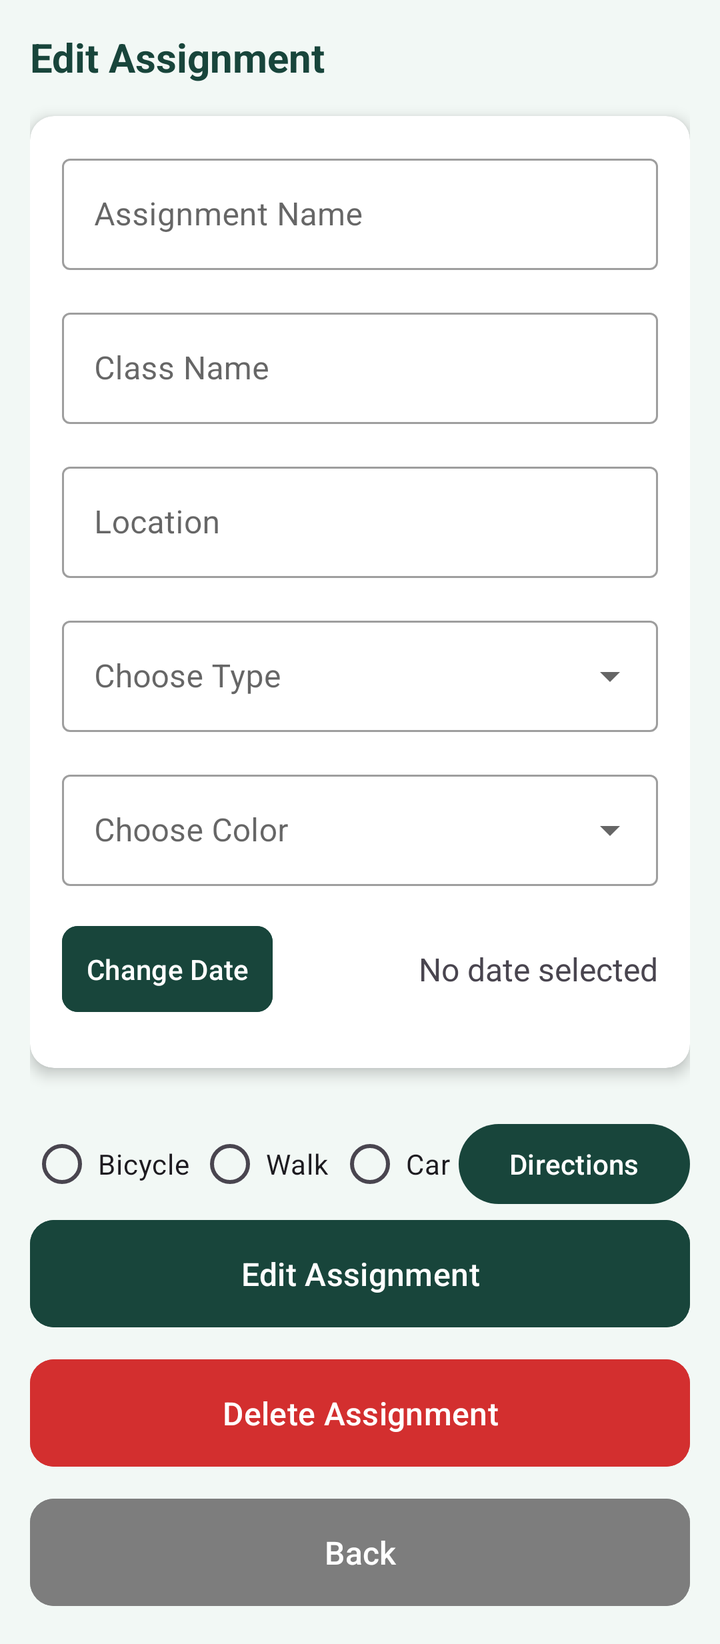
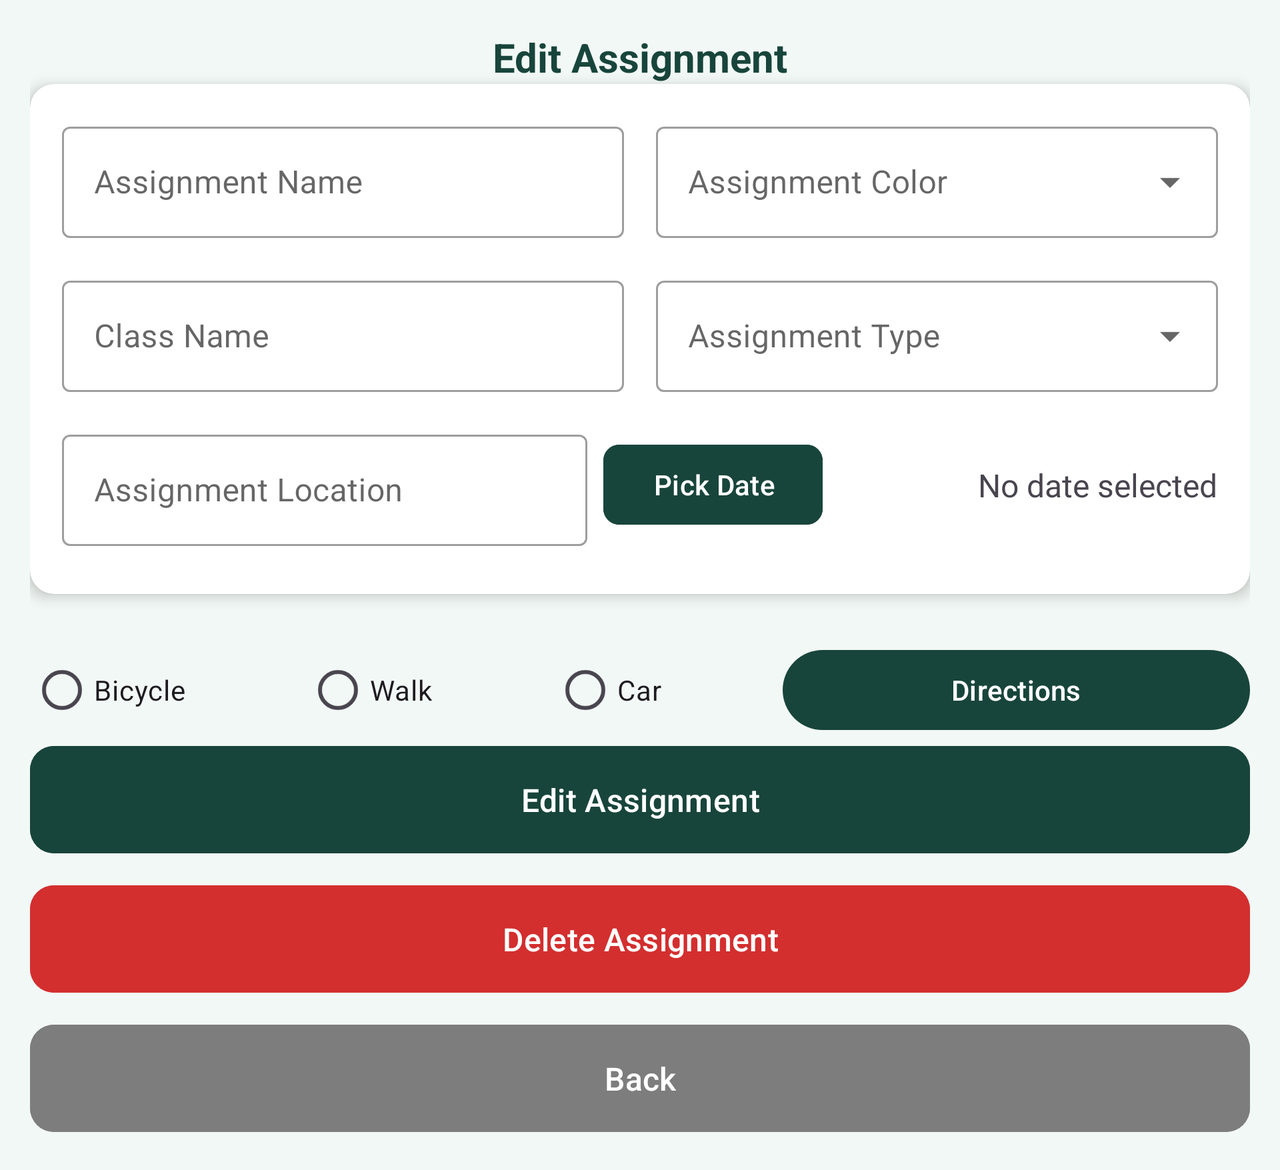

Two renders of one Android screen. The first uses the default layout on a phone; the second uses the alternative layout the repository ships for a different screen configuration, on a matching device. The two XML files are below.
<!-- AndroidManifest.xml: application theme Theme.CSE476Project -->
<!-- res/layout/assignment_detail.xml -->
<?xml version="1.0" encoding="utf-8"?>
<ScrollView xmlns:android="http://schemas.android.com/apk/res/android"
    xmlns:app="http://schemas.android.com/apk/res-auto"
    xmlns:tools="http://schemas.android.com/tools"
    android:id="@+id/fragment_edit_assignment"
    android:layout_width="match_parent"
    android:layout_height="match_parent"
    android:background="@color/light_green_bg"
    android:padding="15dp">

    <LinearLayout
        android:layout_width="match_parent"
        android:layout_height="wrap_content"
        android:orientation="vertical">

        
        <TextView
            android:id="@+id/tvEditTitle"
            android:layout_width="match_parent"
            android:layout_height="wrap_content"
            android:layout_marginBottom="16dp"
            android:text="Edit Assignment"
            android:textColor="@color/dark_green"
            android:textSize="20sp"
            android:textStyle="bold" />

        
        <androidx.cardview.widget.CardView
            android:id="@+id/formCard"
            android:layout_width="match_parent"
            android:layout_height="wrap_content"
            app:cardCornerRadius="12dp"
            app:cardElevation="4dp">

            <LinearLayout
                android:layout_width="match_parent"
                android:layout_height="wrap_content"
                android:orientation="vertical"
                android:padding="16dp">

                <com.google.android.material.textfield.TextInputLayout
                    android:id="@+id/tilAssignmentName"
                    style="@style/Widget.MaterialComponents.TextInputLayout.OutlinedBox"
                    android:layout_width="match_parent"
                    android:layout_height="wrap_content"
                    android:layout_marginBottom="16dp">

                    <com.google.android.material.textfield.TextInputEditText
                        android:id="@+id/etName"
                        android:layout_width="match_parent"
                        android:layout_height="wrap_content"
                        android:hint="Assignment Name"
                        android:inputType="text"
                        android:maxLines="1" />
                </com.google.android.material.textfield.TextInputLayout>

                <com.google.android.material.textfield.TextInputLayout
                    android:id="@+id/tilAssignmentClass"
                    style="@style/Widget.MaterialComponents.TextInputLayout.OutlinedBox"
                    android:layout_width="match_parent"
                    android:layout_height="wrap_content"
                    android:layout_marginBottom="16dp">

                    <com.google.android.material.textfield.TextInputEditText
                        android:id="@+id/etClass"
                        android:layout_width="match_parent"
                        android:layout_height="wrap_content"
                        android:hint="Class Name"
                        android:inputType="text"
                        android:maxLines="1" />
                </com.google.android.material.textfield.TextInputLayout>

                <com.google.android.material.textfield.TextInputLayout
                    android:id="@+id/tilAssignmentLoc"
                    style="@style/Widget.MaterialComponents.TextInputLayout.OutlinedBox"
                    android:layout_width="match_parent"
                    android:layout_height="wrap_content"
                    android:layout_marginBottom="16dp">

                    <com.google.android.material.textfield.TextInputEditText
                        android:id="@+id/etLocation"
                        android:layout_width="match_parent"
                        android:layout_height="wrap_content"
                        android:hint="Location"
                        android:inputType="textPostalAddress"
                        android:maxLines="1" />
                </com.google.android.material.textfield.TextInputLayout>

                <com.google.android.material.textfield.TextInputLayout
                    android:id="@+id/tilAssignmentType"
                    style="@style/Widget.MaterialComponents.TextInputLayout.OutlinedBox.ExposedDropdownMenu"
                    android:layout_width="match_parent"
                    android:layout_height="wrap_content"
                    android:layout_marginBottom="16dp">

                    <AutoCompleteTextView
                        android:id="@+id/etType"
                        android:layout_width="match_parent"
                        android:layout_height="wrap_content"
                        android:contentDescription="Assignment type selector"
                        android:hint="Choose Type"
                        android:inputType="none" />
                </com.google.android.material.textfield.TextInputLayout>

                <com.google.android.material.textfield.TextInputLayout
                    android:id="@+id/tilAssignmentColor"
                    style="@style/Widget.MaterialComponents.TextInputLayout.OutlinedBox.ExposedDropdownMenu"
                    android:layout_width="match_parent"
                    android:layout_height="wrap_content"
                    android:layout_marginBottom="16dp">

                    <AutoCompleteTextView
                        android:id="@+id/spinnerAssignmentColor"
                        android:layout_width="match_parent"
                        android:layout_height="wrap_content"
                        android:contentDescription="Assignment color selector"
                        android:hint="Choose Color"
                        android:inputType="none" />
                </com.google.android.material.textfield.TextInputLayout>

                <EditText
                    android:id="@+id/etYear"
                    android:layout_width="0dp"
                    android:layout_height="0dp"
                    android:visibility="gone" />

                <EditText
                    android:id="@+id/etMonth"
                    android:layout_width="0dp"
                    android:layout_height="0dp"
                    android:visibility="gone" />

                <EditText
                    android:id="@+id/etDay"
                    android:layout_width="0dp"
                    android:layout_height="0dp"
                    android:visibility="gone" />

                <LinearLayout
                    android:layout_width="match_parent"
                    android:layout_height="wrap_content"
                    android:layout_marginBottom="8dp"
                    android:gravity="center_vertical"
                    android:orientation="horizontal">

                    <com.google.android.material.button.MaterialButton
                        android:id="@+id/btnPickDate"
                        android:layout_width="wrap_content"
                        android:layout_height="wrap_content"
                        android:backgroundTint="@color/dark_green"
                        android:padding="12dp"
                        android:text="Change Date"
                        android:textColor="@android:color/white"
                        app:cornerRadius="8dp" />

                    <TextView
                        android:id="@+id/tvSelectedDate"
                        android:layout_width="0dp"
                        android:layout_height="wrap_content"
                        android:layout_marginStart="16dp"
                        android:layout_weight="1"
                        android:text="No date selected"
                        android:textAlignment="textEnd"
                        android:textSize="16sp" />
                </LinearLayout>
            </LinearLayout>
        </androidx.cardview.widget.CardView>

        
        <LinearLayout
            android:layout_width="match_parent"
            android:layout_height="wrap_content"
            android:layout_marginTop="24dp"
            android:orientation="vertical">

            <RadioGroup
                android:id="@+id/radioGroup"
                android:layout_width="match_parent"
                android:layout_height="wrap_content"
                android:gravity="center"
                android:orientation="horizontal">

                <RadioButton
                    android:id="@+id/radioButtonBicycle"
                    android:layout_width="wrap_content"
                    android:layout_height="wrap_content"
                    android:layout_weight="1"
                    android:paddingLeft="2dp"
                    android:paddingRight="2dp"
                    android:text="@string/bike" />

                <RadioButton
                    android:id="@+id/radioButtonWalk"
                    android:layout_width="wrap_content"
                    android:layout_height="wrap_content"
                    android:layout_weight="1"
                    android:paddingLeft="2dp"
                    android:paddingRight="2dp"
                    android:text="@string/walk" />

                <RadioButton
                    android:id="@+id/radioButtonCar"
                    android:layout_width="wrap_content"
                    android:layout_height="wrap_content"
                    android:paddingLeft="2dp"
                    android:paddingRight="4dp"
                    android:text="@string/car" />

                <Button
                    android:id="@+id/btnDirection"
                    android:layout_width="wrap_content"
                    android:layout_height="wrap_content"
                    android:layout_weight="1"
                    android:onClick="onShowDirections"
                    android:text="@string/directionButton" />
            </RadioGroup>

            <com.google.android.material.button.MaterialButton
                android:id="@+id/btnEdit"
                android:layout_width="match_parent"
                android:layout_height="wrap_content"
                android:layout_marginBottom="8dp"
                android:backgroundTint="@color/dark_green"
                android:padding="16dp"
                android:text="Edit Assignment"
                android:textColor="@android:color/white"
                android:textSize="16sp"
                app:cornerRadius="12dp" />

            <com.google.android.material.button.MaterialButton
                android:id="@+id/btnSave"
                android:layout_width="match_parent"
                android:layout_height="wrap_content"
                android:layout_marginBottom="8dp"
                android:backgroundTint="@color/dark_green"
                android:padding="16dp"
                android:text="Save Changes"
                android:textColor="@android:color/white"
                android:textSize="16sp"
                android:visibility="gone"
                app:cornerRadius="12dp" />

            <com.google.android.material.button.MaterialButton
                android:id="@+id/btnDelete"
                android:layout_width="match_parent"
                android:layout_height="wrap_content"
                android:layout_marginBottom="8dp"
                android:backgroundTint="#D32F2F"
                android:padding="16dp"
                android:text="Delete Assignment"
                android:textColor="@android:color/white"
                android:textSize="16sp"
                app:cornerRadius="12dp" />

            <com.google.android.material.button.MaterialButton
                android:id="@+id/btnBack"
                android:layout_width="match_parent"
                android:layout_height="wrap_content"
                android:backgroundTint="#7D7D7D"
                android:padding="16dp"
                android:text="Back"
                android:textColor="@android:color/white"
                android:textSize="16sp"
                app:cornerRadius="12dp" />
        </LinearLayout>
    </LinearLayout>
</ScrollView>
<!-- resources referenced by this layout -->
<resources>
  <color name="dark_green">#18453B</color>
  <color name="light_green_bg">#F2F8F5</color>
  <string name="bike">Bicycle</string>
  <string name="car">Car</string>
  <string name="directionButton">Directions</string>
  <string name="walk">Walk</string>
  <style name="Theme.CSE476Project" parent="Base.Theme.CSE476Project" />
  <style name="Base.Theme.CSE476Project" parent="Theme.Material3.DayNight.NoActionBar">
          
          
          <item name="colorPrimary">@color/green</item>
          <item name="colorPrimaryVariant">@color/green</item>
          <item name="colorOnPrimary">@color/white</item>
  
          <item name="colorSecondary">@color/accent_green</item>
          <item name="colorSecondaryVariant">@color/accent_green</item>
          <item name="colorOnSecondary">@color/black</item>
  
          <item name="android:colorBackground">@color/light_green_bg</item>
          <item name="colorSurface">@color/white</item>
          <item name="colorOnSurface">@color/black</item>
  
          <item name="colorControlHighlight">@color/accent_green</item>
  
          <item name="buttonStyle">@style/Widget.MaterialComponents.Button</item>
      </style>
  <color name="green">#18453B</color>
  <color name="white">#FFFFFFFF</color>
  <color name="accent_green">#A8BDA3</color>
  <color name="black">#FF000000</color>
</resources>
<!-- res/layout-land/assignment_detail.xml (the repository's variant of the layout above) -->
<!-- drawn on the phone turned sideways -->
<?xml version="1.0" encoding="utf-8"?>
<androidx.core.widget.NestedScrollView xmlns:android="http://schemas.android.com/apk/res/android"
    xmlns:app="http://schemas.android.com/apk/res-auto"
    android:layout_width="match_parent"
    android:layout_height="match_parent"
    android:background="@color/light_green_bg"
    android:fillViewport="true"
    android:padding="15dp">

    <androidx.constraintlayout.widget.ConstraintLayout
        android:layout_width="match_parent"
        android:layout_height="wrap_content">

        
        <TextView
            android:id="@+id/tvEditTitle"
            android:layout_width="wrap_content"
            android:layout_height="wrap_content"
            android:layout_marginBottom="16dp"
            android:text="Edit Assignment"
            android:textColor="@color/dark_green"
            android:textSize="20sp"
            android:textStyle="bold"
            app:layout_constraintEnd_toEndOf="parent"
            app:layout_constraintStart_toStartOf="parent"
            app:layout_constraintTop_toTopOf="parent" />

        
        <androidx.cardview.widget.CardView
            android:id="@+id/formCard"
            android:layout_width="0dp"
            android:layout_height="wrap_content"
            app:cardCornerRadius="12dp"
            app:cardElevation="4dp"
            app:layout_constraintEnd_toEndOf="parent"
            app:layout_constraintStart_toStartOf="parent"
            app:layout_constraintTop_toBottomOf="@id/tvEditTitle">

            <LinearLayout
                android:layout_width="match_parent"
                android:layout_height="wrap_content"
                android:gravity="center_horizontal"
                android:orientation="vertical"
                android:padding="16dp">

                
                <LinearLayout
                    android:layout_width="match_parent"
                    android:layout_height="wrap_content"
                    android:layout_marginBottom="16dp"
                    android:orientation="horizontal">

                    <com.google.android.material.textfield.TextInputLayout
                        style="@style/Widget.MaterialComponents.TextInputLayout.OutlinedBox"
                        android:layout_width="0dp"
                        android:layout_height="wrap_content"
                        android:layout_marginEnd="8dp"
                        android:layout_weight="1"
                        android:hint="Assignment Name">

                        <com.google.android.material.textfield.TextInputEditText
                            android:id="@+id/etName"
                            android:layout_width="match_parent"
                            android:layout_height="wrap_content"
                            android:inputType="text" />
                    </com.google.android.material.textfield.TextInputLayout>

                    <com.google.android.material.textfield.TextInputLayout
                        style="@style/Widget.MaterialComponents.TextInputLayout.OutlinedBox.ExposedDropdownMenu"
                        android:layout_width="0dp"
                        android:layout_height="wrap_content"
                        android:layout_marginStart="8dp"
                        android:layout_weight="1"
                        android:hint="Assignment Color">

                        <AutoCompleteTextView
                            android:id="@+id/spinnerAssignmentColor"
                            android:layout_width="match_parent"
                            android:layout_height="wrap_content"
                            android:inputType="none" />
                    </com.google.android.material.textfield.TextInputLayout>
                </LinearLayout>

                
                <LinearLayout
                    android:layout_width="match_parent"
                    android:layout_height="wrap_content"
                    android:layout_marginBottom="16dp"
                    android:orientation="horizontal">

                    <com.google.android.material.textfield.TextInputLayout
                        style="@style/Widget.MaterialComponents.TextInputLayout.OutlinedBox"
                        android:layout_width="0dp"
                        android:layout_height="wrap_content"
                        android:layout_marginEnd="8dp"
                        android:layout_weight="1"
                        android:hint="Class Name">

                        <com.google.android.material.textfield.TextInputEditText
                            android:id="@+id/etClass"
                            android:layout_width="match_parent"
                            android:layout_height="wrap_content"
                            android:inputType="text" />
                    </com.google.android.material.textfield.TextInputLayout>

                    <com.google.android.material.textfield.TextInputLayout
                        style="@style/Widget.MaterialComponents.TextInputLayout.OutlinedBox.ExposedDropdownMenu"
                        android:layout_width="0dp"
                        android:layout_height="wrap_content"
                        android:layout_marginStart="8dp"
                        android:layout_weight="1"
                        android:hint="Assignment Type">

                        <AutoCompleteTextView
                            android:id="@+id/etType"
                            android:layout_width="match_parent"
                            android:layout_height="wrap_content"
                            android:inputType="none" />
                    </com.google.android.material.textfield.TextInputLayout>
                </LinearLayout>

                
                <LinearLayout
                    android:layout_width="match_parent"
                    android:layout_height="wrap_content"
                    android:layout_marginBottom="8dp"
                    android:gravity="center_vertical"
                    android:orientation="horizontal">

                    <com.google.android.material.textfield.TextInputLayout
                        style="@style/Widget.MaterialComponents.TextInputLayout.OutlinedBox"
                        android:layout_width="0dp"
                        android:layout_height="wrap_content"
                        android:layout_marginEnd="8dp"
                        android:layout_weight="1.4"
                        android:hint="Assignment Location">

                        <com.google.android.material.textfield.TextInputEditText
                            android:id="@+id/etLocation"
                            android:layout_width="match_parent"
                            android:layout_height="wrap_content"
                            android:inputType="textPostalAddress"
                            android:maxLines="1" />
                    </com.google.android.material.textfield.TextInputLayout>

                    <com.google.android.material.button.MaterialButton
                        android:id="@+id/btnPickDate"
                        android:layout_width="wrap_content"
                        android:layout_height="wrap_content"
                        android:backgroundTint="@color/dark_green"
                        android:paddingLeft="25dp"
                        android:text="Pick Date"
                        android:textColor="@android:color/white"
                        app:cornerRadius="8dp" />

                    <TextView
                        android:id="@+id/tvSelectedDate"
                        android:layout_width="0dp"
                        android:layout_height="wrap_content"
                        android:layout_marginStart="10dp"
                        android:layout_weight="1"
                        android:text="No date selected"
                        android:textAlignment="textEnd"
                        android:textSize="16sp" />
                </LinearLayout>
            </LinearLayout>

        </androidx.cardview.widget.CardView>

        
        <EditText
            android:id="@+id/etYear"
            android:layout_width="0dp"
            android:layout_height="0dp"
            android:visibility="gone" />

        <EditText
            android:id="@+id/etMonth"
            android:layout_width="0dp"
            android:layout_height="0dp"
            android:visibility="gone" />

        <EditText
            android:id="@+id/etDay"
            android:layout_width="0dp"
            android:layout_height="0dp"
            android:visibility="gone" />

        
        <LinearLayout
            android:layout_width="match_parent"
            android:layout_height="wrap_content"
            android:layout_marginTop="24dp"
            android:orientation="vertical"
            app:layout_constraintEnd_toEndOf="parent"
            app:layout_constraintStart_toStartOf="parent"
            app:layout_constraintTop_toBottomOf="@id/formCard">

            <RadioGroup
                android:id="@+id/radioGroup"
                android:layout_width="match_parent"
                android:layout_height="wrap_content"
                android:gravity="center"
                android:orientation="horizontal">

                <RadioButton
                    android:id="@+id/radioButtonBicycle"
                    android:layout_width="wrap_content"
                    android:layout_height="wrap_content"
                    android:layout_weight="1"
                    android:text="@string/bike" />

                <RadioButton
                    android:id="@+id/radioButtonWalk"
                    android:layout_width="wrap_content"
                    android:layout_height="wrap_content"
                    android:layout_weight="1"
                    android:text="@string/walk" />

                <RadioButton
                    android:id="@+id/radioButtonCar"
                    android:layout_width="wrap_content"
                    android:layout_height="wrap_content"
                    android:layout_weight="1"
                    android:text="@string/car" />

                <Button
                    android:id="@+id/btnDirection"
                    android:layout_width="wrap_content"
                    android:layout_height="wrap_content"
                    android:layout_weight="2"
                    android:onClick="onShowDirections"
                    android:text="Directions" />
            </RadioGroup>

            <com.google.android.material.button.MaterialButton
                android:id="@+id/btnEdit"
                android:layout_width="match_parent"
                android:layout_height="wrap_content"
                android:layout_marginBottom="8dp"
                android:backgroundTint="@color/dark_green"
                android:padding="16dp"
                android:text="Edit Assignment"
                android:textColor="@android:color/white"
                android:textSize="16sp"
                app:cornerRadius="12dp" />

            <com.google.android.material.button.MaterialButton
                android:id="@+id/btnSave"
                android:layout_width="match_parent"
                android:layout_height="wrap_content"
                android:layout_marginBottom="8dp"
                android:backgroundTint="@color/dark_green"
                android:padding="16dp"
                android:text="Save Changes"
                android:textColor="@android:color/white"
                android:textSize="16sp"
                android:visibility="gone"
                app:cornerRadius="12dp" />

            <com.google.android.material.button.MaterialButton
                android:id="@+id/btnDelete"
                android:layout_width="match_parent"
                android:layout_height="wrap_content"
                android:layout_marginBottom="8dp"
                android:backgroundTint="#D32F2F"
                android:padding="16dp"
                android:text="Delete Assignment"
                android:textColor="@android:color/white"
                android:textSize="16sp"
                app:cornerRadius="12dp" />

            <com.google.android.material.button.MaterialButton
                android:id="@+id/btnBack"
                android:layout_width="match_parent"
                android:layout_height="wrap_content"
                android:backgroundTint="#7D7D7D"
                android:padding="16dp"
                android:text="Back"
                android:textColor="@android:color/white"
                android:textSize="16sp"
                app:cornerRadius="12dp" />
        </LinearLayout>
    </androidx.constraintlayout.widget.ConstraintLayout>
</androidx.core.widget.NestedScrollView>
<!-- resources referenced by the variant -->
<!-- as the phone turned sideways resolves them -->
<resources>
  <color name="dark_green">#18453B</color>
  <color name="light_green_bg">#F2F8F5</color>
  <string name="bike">Bicycle</string>
  <string name="car">Car</string>
  <string name="walk">Walk</string>
  <style name="Theme.CSE476Project" parent="Base.Theme.CSE476Project" />
  <style name="Base.Theme.CSE476Project" parent="Theme.Material3.DayNight.NoActionBar">
          
          
          <item name="colorPrimary">@color/green</item>
          <item name="colorPrimaryVariant">@color/green</item>
          <item name="colorOnPrimary">@color/white</item>
  
          <item name="colorSecondary">@color/accent_green</item>
          <item name="colorSecondaryVariant">@color/accent_green</item>
          <item name="colorOnSecondary">@color/black</item>
  
          <item name="android:colorBackground">@color/light_green_bg</item>
          <item name="colorSurface">@color/white</item>
          <item name="colorOnSurface">@color/black</item>
  
          <item name="colorControlHighlight">@color/accent_green</item>
  
          <item name="buttonStyle">@style/Widget.MaterialComponents.Button</item>
      </style>
  <color name="green">#18453B</color>
  <color name="white">#FFFFFFFF</color>
  <color name="accent_green">#A8BDA3</color>
  <color name="black">#FF000000</color>
</resources>
